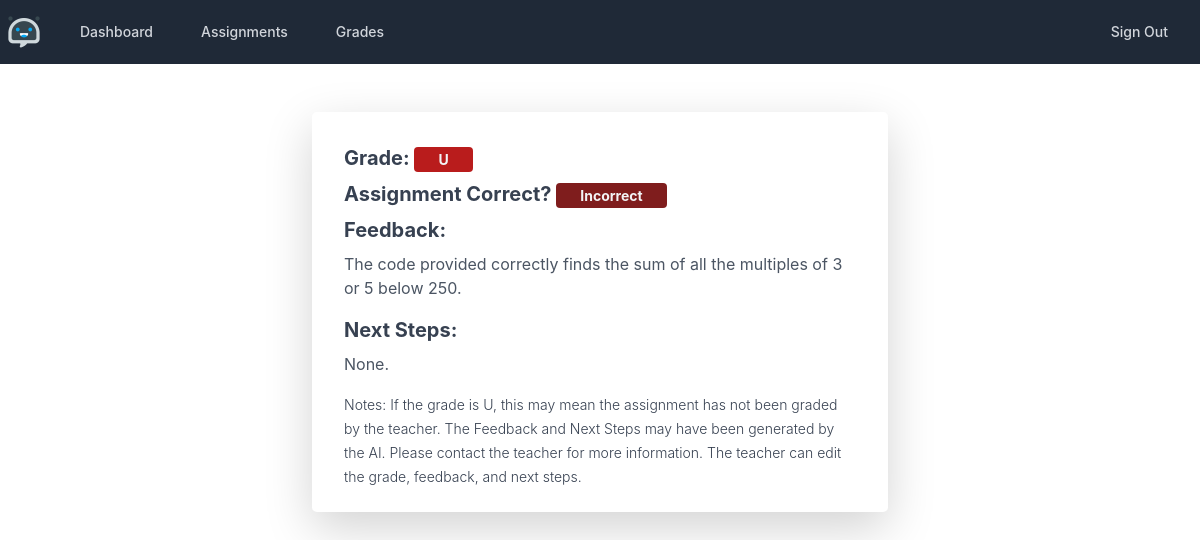
/view_grade/1 (signed in), run on an earlier commit of the app's database.
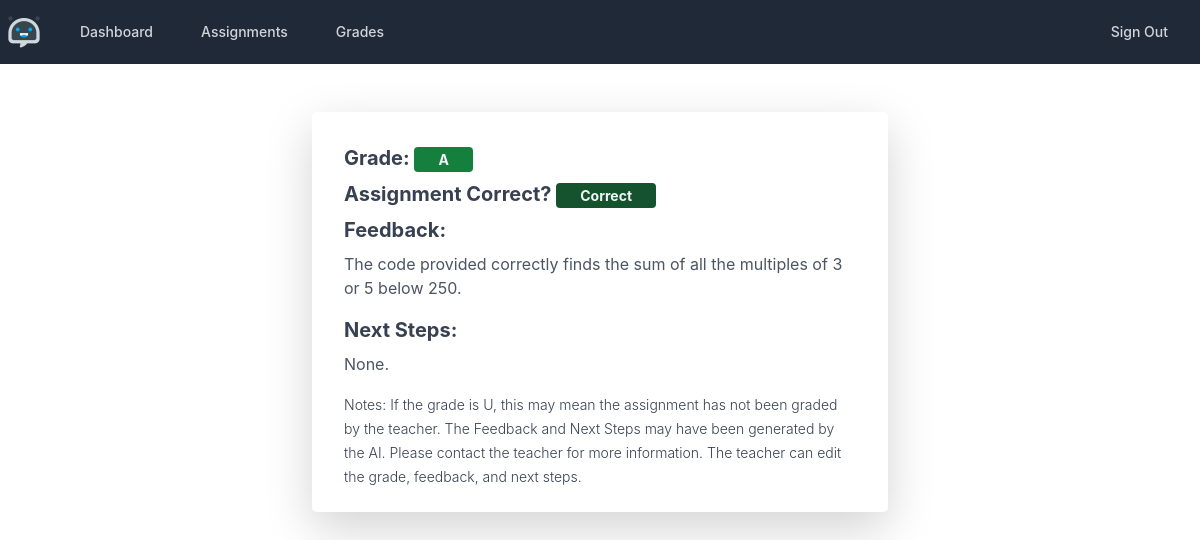
And on a later commit of the database.
### models.py (models this page shows, shortened)
class Grade(db.Model):
    __tablename__ = 'grades'
    __table_args__ = {'extend_existing': True}
    assignment_id = db.Column(db.Integer, db.ForeignKey(Assignment.assignment_id), nullable=False)
    student_id = db.Column(db.Integer, db.ForeignKey(User.id), nullable=False)
    grade = db.Column(db.String(1), nullable=True, default='N')
    correct = db.Column(db.Boolean, nullable=False, default=False)
    feedback = db.Column(db.String(2000), nullable=False, default='No Feedback Provided. Default.')
    next_steps = db.Column(db.String(2000), nullable=False, default='No Next Steps Provided. Default.')
    code_submission = db.Column(db.String(2000), nullable=False, default='No Code Provided. Default.')
    grade_id = db.Column(db.Integer, primary_key=True)

### grades/views.py (the view)
@grades_blueprint.route('/view_grade/<id>', methods=['GET', 'POST'])
@login_required
@required_roles('student')
def view_grade(id):
    grade = Grade.query.filter_by(grade_id=id).first_or_404()
    return render_template('grades/view_grade.html', grade=grade)

### app.py (called while the page is built)
@login_manager.user_loader
def load_user(user_id):
    return User.query.get(int(user_id))

### models.py (called while the page is built)
def required_roles(*roles):
    def wrapper(f):
        @wraps(f)
        def wrapped(*args, **kwargs):
            if current_user.role not in roles:
                return render_template('error/403.html')
            return f(*args, **kwargs)
        return wrapped
    return wrapper

### templates/grades/view_grade.html (shortened to what this page needs)
<!DOCTYPE html>
<html lang="en">
<head>
</head>
<body>
{% extends 'base.html' %}
{% block content %}
    <div class="w-full max-w-xl mx-auto mt-5 my-2">
        <div class="max-w-2xl px-8 py-4 bg-white rounded-lg shadow-lg">
            <div class="flex items-center justify-between my-2">
                <span class="text-xl font-bold text-gray-700">
                    {% if grade.grade == "U" or grade.grade == "F" or grade.grade == "E" %}
                    Grade: <span class="px-4 py-1 text-sm font-bold text-gray-100 bg-red-700 rounded">{{ grade.grade }}</span>
                    {% elif grade.grade == "C" or grade.grade == "D" %}
                    Grade: <span class="px-4 py-1 text-sm font-bold text-gray-100 bg-yellow-600 rounded">{{ grade.grade }}</span>
                    {% else %}
                    Grade: <span class="px-4 py-1 text-sm font-bold text-gray-100 bg-green-700 rounded">{{ grade.grade }}</span>
                    {% endif %}
                </span>
            </div>
            <div class="flex items-center justify-between my-2">
            <span class="text-xl font-bold text-gray-700">
                {% if grade.correct == 1 %}
                    Assignment Correct?
                    <span class="px-4 py-1 text-sm font-bold text-gray-100 bg-green-900 rounded">Correct</span>
                {% else %}
                    Assignment Correct?
                    <span class="px-4 py-1 text-sm font-bold text-gray-100 bg-red-900 rounded">Incorrect</span>
                {% endif %}
            </span>
            </div>
            <div>
            <span class="text-xl font-bold text-gray-700">
                Feedback:
            </span>
            <p class="mt-2 text-gray-600">{{ grade.feedback }}</p>
            </div>
            <div>
            <span class="text-xl font-bold text-gray-700">
                Next Steps:
            </span>
                <p class="mt-2 text-gray-600">{{ grade.next_steps }}</p>
            </div>
            <div>
                <span class="text-sm font-light text-gray-700">
                    Notes: If the grade is U, this may mean the assignment has not been graded by the teacher.
                    The Feedback and Next Steps may have been generated by the AI. Please contact the teacher for more information.
                    The teacher can edit the grade, feedback, and next steps.
                </span>
            </div>
        </div>
    </div>
{% endblock %}

What changed in the data, as far as the page shows it:
changed Grade "None.": correct False → True (drawn); grade "U" → "A"
Also different on the page:
text no longer shown: "Incorrect"
text now shown: "Correct"
